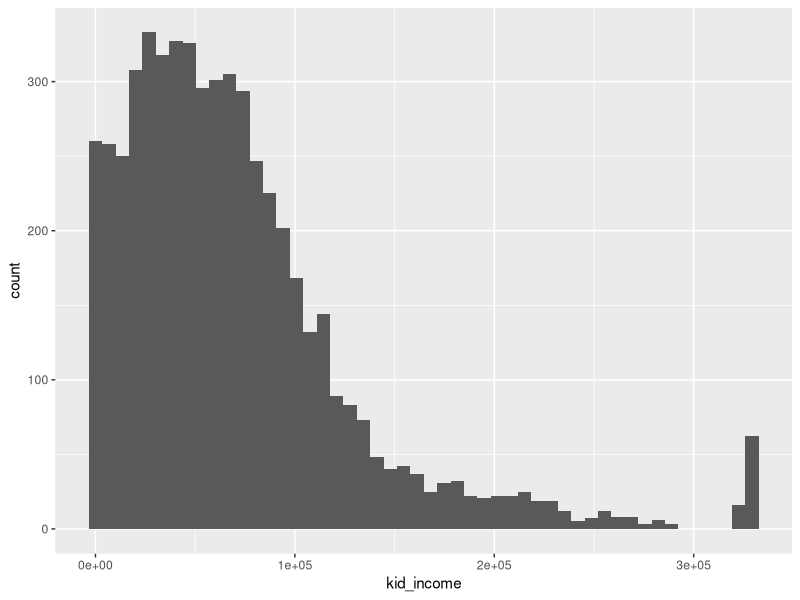
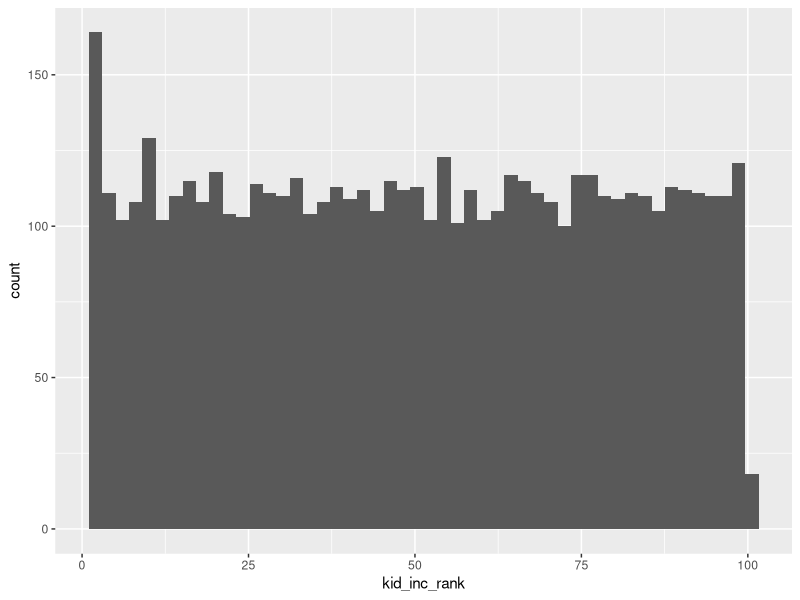
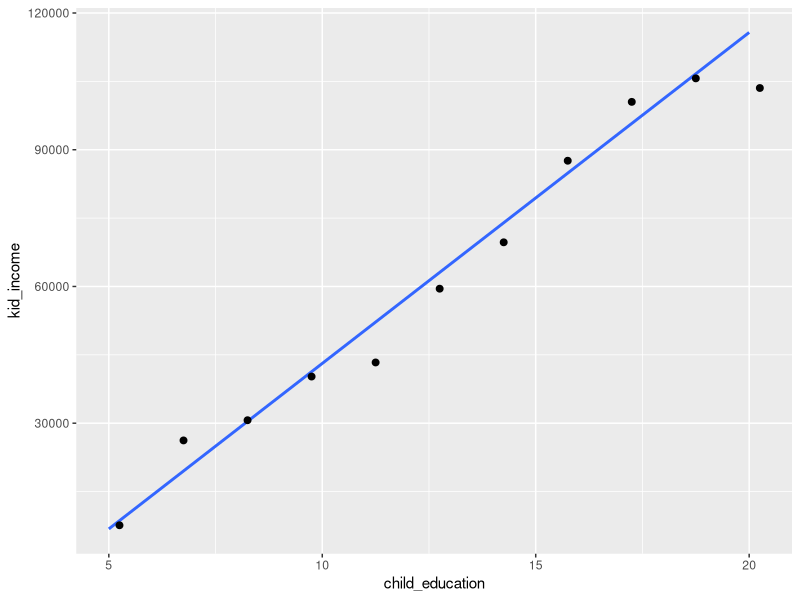
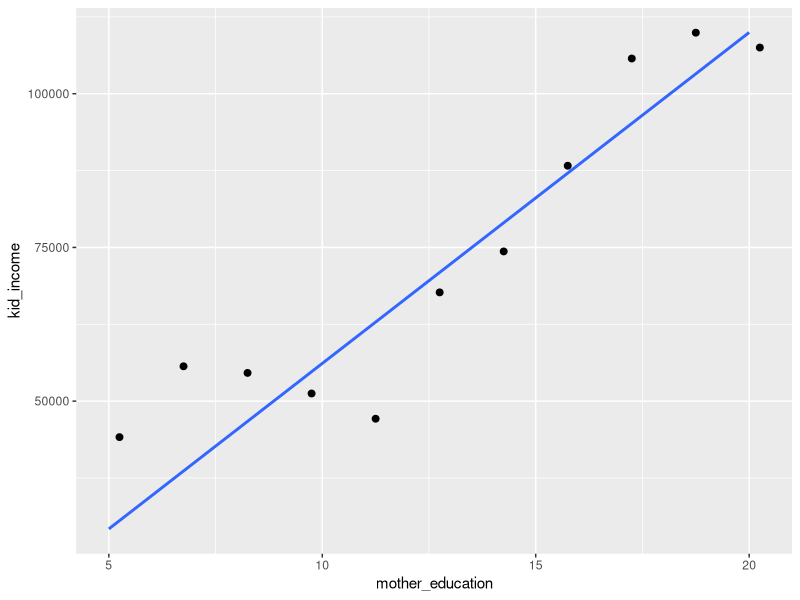

Here is the R script that generated these plots, in order:
## ---- chunk 1
# Settings for PDF output
knitr::opts_chunk$set(echo = TRUE) 
knitr::opts_chunk$set(fig.width=12, fig.height=6, fig.align = "center") 

# Require packages and install and load if not already
if (!require(haven)) install.packages("haven"); library(haven)
if (!require(tidyverse)) install.packages("tidyverse"); library(tidyverse)
if (!require(ggplot2)) install.packages("ggplot2"); library(ggplot2)
if (!require(here)) install.packages("here"); library(here)
## ---- chunk 2
# Clear workspace
rm(list=ls())
cat('\014')

# Load dataset found in the folder "datasets" 
nlsy <- read_dta(here("datasets", "nlsy97.dta"))
## ---- chunk 3
inc_hist <- ggplot(nlsy) +
  geom_histogram(aes(x = kid_income), bins = 50)

inc_hist
## ---- chunk 4
inc_mean <- mean(nlsy$kid_income, na.rm = TRUE)
cat("The mean income for the sample is $", inc_mean, sep="")
## ---- chunk 5
nlsy$below_mean <- ifelse(nlsy$kid_income > inc_mean, 0, 1)
## ---- chunk 6
pct_below_mean <- mean(nlsy$below_mean)*100
cat("The percent of children below the mean income is ", pct_below_mean, "%", sep = "")
## ---- chunk 7
cat("Because the incomes (shown in the histogram above) are not evenly distributed.")
## ---- chunk 8
inc_med <- median(nlsy$kid_income, na.rm = TRUE)
cat("The median income is $", inc_med, sep = "")
## ---- chunk 9
inc_sd <- sd(nlsy$kid_income)
cat("One stanard deviation is equal to $", inc_sd, sep = "")
## ---- chunk 10
nlsy$sd1 <- ifelse(abs(nlsy$kid_income - inc_mean) < inc_sd, 1, 0)
nlsy$sd2 <- ifelse(abs(nlsy$kid_income - inc_mean) < inc_sd*2, 1, 0)

cat("The percent of children within one standard deviation is ", mean(nlsy$sd1)*100, "%. ", sep = "")
cat("The percent of children within two standard deviations is ", mean(nlsy$sd2)*100, "%.", sep = "")
## ---- chunk 11
nlsy$kid_inc_rank <- rank(nlsy$kid_income, na.last = TRUE)
## ---- chunk 12
nlsy[order(nlsy$kid_inc_rank),]
## ---- chunk 13
# Define pct_rank function
pct_rank <- function(x){
  #Catch NAs
  r <- ifelse(is.na(x),NA, rank(x,ties.method = "average"))
  #return percentile rank
  100*r/max(r,na.rm = TRUE)
}

# Overwrite kid_inc_rank with new percentile ranks
nlsy$kid_inc_rank <- pct_rank(nlsy$kid_income)
## ---- chunk 14
pctrank_hist <- ggplot(nlsy) +
  geom_histogram(aes(x = kid_inc_rank), bins = 50)

pctrank_hist
## ---- chunk 15
inc_pctrnk_mean <- mean(nlsy$kid_inc_rank, na.rm = TRUE)
inc_pctrnk_med <- median(nlsy$kid_inc_rank, na.rm = TRUE)

cat("The mean percentile rank is", inc_pctrnk_mean, " while the median percentile rank is", inc_pctrnk_med)
## ---- chunk 16
linear_rel_plot <- ggplot(nlsy,aes(x = child_education, y = kid_income)) +
  stat_smooth(method = "lm", se = FALSE) +
  stat_summary_bin(fun="mean", bins=10, size=2, geom="point")

linear_rel_plot
## ---- chunk 17
nonlinear_rel_plot <- ggplot(nlsy,aes(x = mother_education, y = kid_income)) +
  stat_smooth(method = "lm", se = FALSE) +
  stat_summary_bin(fun="mean", bins=10, size=2, geom="point")

nonlinear_rel_plot
## ---- chunk 18
# Set random seed based on HUID number
HUID <- 41531460
set.seed(HUID)

# Generate list of random values between 0 and 1
random_values <- runif(nrow(nlsy))

# Assign random values to rows in dataframe
nlsy$rand_val <- random_values[nlsy$id_num]
## ---- chunk 19
nlsy$treatment_group <- ifelse(nlsy$rand_val > .5, 1,0)

nlsy_treatment_group <- filter(nlsy, nlsy$treatment_group == 1)
nlsy_control_group <- filter(nlsy, nlsy$treatment_group == 0)

cat("There are", nrow(nlsy_treatment_group), "observations in the treatment group and", nrow(nlsy_control_group), "observations in the control group.")
## ---- chunk 20
nlsy_treatment_group %>% summarise_all(c("mean","sd"))
## ---- chunk 21
nlsy_control_group %>% summarise_all(c("mean","sd"))
